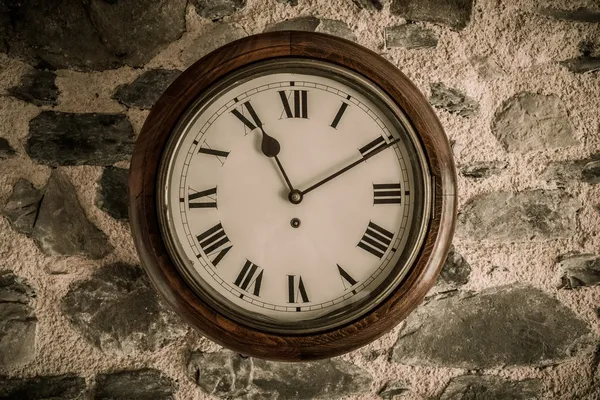
#> input picture clock.jpg, 600 x 400 px; the run also reads 1 picture not shown here
$ jupyter execute --allow-errors clock.ipynb
#> lines starting #> are read from the running program, lines starting #| are printed output that depends on the picture; after the words box and inside, x2 and y2 are one past the last pixel; in counts of white or black regions, pixels touching at a corner belong together
[cell 1]
# mode = int(input('mode:'))     #Считываем номер преобразования.

### Работа с изображением:

[cell 2]
from PIL import Image
import numpy as np
import matplotlib.pyplot as plt

[cell 3]
img = Image.open("clock.jpg") # загружаем картинку
#> img is the input picture: PIL image 600x400 RGB; mean R, G, B 115.9, 98.9, 77.8
img

[cell 4]
width = img.size[0]           #Определяем ширину.
#> width = 600
height = img.size[1]          #Определяем высоту.
#> height = 400

print("ширина:",width,"высота:",height)
#| ширина: 600 высота: 400

Функция для вывода картинки на экран:

[cell 5]
def show(img,title=None):  # для вывода черно-белой картинки
    plt.figure(figsize = (6,6))
    plt.imshow(img,  cmap="gray")

    if title is not None:
        plt.title(title)

    plt.axis("off")


def show_or(img,title=None):  # для вывода цветной картинки
    plt.figure(figsize = (6,6))
    plt.imshow(img)

    if title is not None:
        plt.title(title)

    plt.axis("off")

### Перевод изображения в чб различными способами:

Функция перехода к черно-белому изображению:

[cell 6]
def to_bw(img):
    return img.convert(mode = 'L')

[cell 7]
show(to_bw(img),'black-white')

[cell 8]
#img_arr = np.asarray(img)  # преобразовали картинку в массив
# im = Image.fromarray(A)  # из массива в картинку

[cell 9]
#pip install opencv-python
import cv2 as cv
print( cv.__version__ )

[cell 10]
# первеод в градации серого с помощью встроенной функции библиотеки cv
img_grey = cv.imread('clock.jpg', cv.IMREAD_GRAYSCALE) # сразу читаем изображение как чб
show(img_grey,'Часики в градациях серого')

Более подробно о приведенных ниже примерах можно почитать: https://docs.opencv.org/4.x/d7/d4d/tutorial_py_thresholding.html

Различные варианты преобразований в чб по пороговому значению:

[cell 11]
img = cv.imread('clock.jpg',0)
thresh = 128 # пороговое значение

ret,thresh1 = cv.threshold(img,thresh,255,cv.THRESH_BINARY)
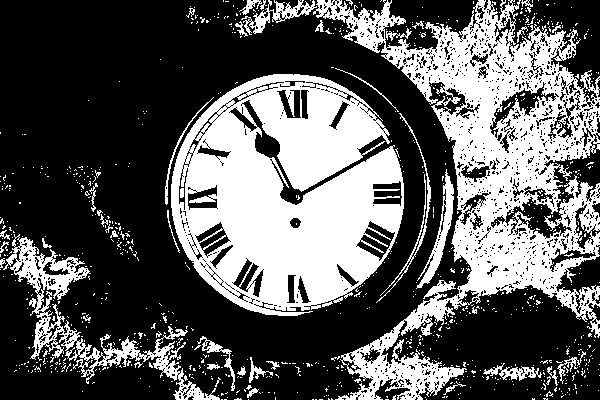
#> thresh1: shape (400, 600); 36.1% white; 906 white regions (865 under 20 px), largest, box (x1, y1, x2, y2) and area: (171, 74, 404, 316) 36986, (313, 0, 600, 400) 36631, (3, 234, 220, 400) 5340
#> ret = 128
ret,thresh2 = cv.threshold(img,thresh,255,cv.THRESH_BINARY_INV)
ret,thresh3 = cv.threshold(img,thresh,255,cv.THRESH_TRUNC)
ret,thresh4 = cv.threshold(img,thresh,255,cv.THRESH_TOZERO)
ret,thresh5 = cv.threshold(img,thresh,255,cv.THRESH_TOZERO_INV)
titles = ['Original Image','BINARY','BINARY_INV','TRUNC','TOZERO','TOZERO_INV']
images = [img, thresh1, thresh2, thresh3, thresh4, thresh5]
for i in range(6):
    plt.subplot(2,3,i+1),plt.imshow(images[i],'gray',vmin=0,vmax=255)
    plt.title(titles[i])
    plt.xticks([]),plt.yticks([])
plt.show()

Выделение контуров на изображении:
* оригинальное изображение
* cv.THRESH_BINARY - бинарное
* cv.ADAPTIVE_THRESH_MEAN_C - пороговое значение представляет собой среднее значение площади окрестности минус константа C
* cv.ADAPTIVE_THRESH_GAUSSIAN_C - пороговое значение представляет собой взвешенную по Гауссу сумму значений окрестности минус константа C

[cell 12]
img = cv.imread('clock.jpg',0)
img = cv.medianBlur(img,5)
#> img: shape (400, 600)

ret,th1 = cv.threshold(img,127,255,cv.THRESH_BINARY)
#> th1: shape (400, 600); 37.2% white; 106 white regions (71 under 20 px), largest, box (x1, y1, x2, y2) and area: (336, 0, 600, 400) 38962, (171, 74, 404, 316) 37877, (30, 293, 221, 400) 3521
th2 = cv.adaptiveThreshold(img,255,cv.ADAPTIVE_THRESH_MEAN_C,\
            cv.THRESH_BINARY,11,2)
#> th2: shape (400, 600); 62.4% white; 907 black regions (545 under 20 px), largest, box (x1, y1, x2, y2) and area: (24, 30, 472, 398) 13330, (160, 65, 426, 330) 6396, (136, 53, 443, 338) 5889
th3 = cv.adaptiveThreshold(img,255,cv.ADAPTIVE_THRESH_GAUSSIAN_C,\
            cv.THRESH_BINARY,11,2)
#> th3: shape (400, 600); 67.3% white; 1908 black regions (1425 under 20 px), largest, box (x1, y1, x2, y2) and area: (56, 0, 472, 398) 8912, (161, 65, 426, 330) 5518, (151, 55, 442, 337) 4191

titles = ['Original Image', 'Global Thresholding (v = 127)',
            'Adaptive Mean Thresholding', 'Adaptive Gaussian Thresholding']
images = [img, th1, th2, th3]

for i in range(4):
    plt.subplot(2,2,i+1),plt.imshow(images[i],'gray')
    plt.title(titles[i])
    plt.xticks([]),plt.yticks([])
plt.show()

Бинаризация Оцу - более умный автоматический выбор порога для бинаризации изображения:

[cell 13]
img = cv.imread('clock.jpg',0)

ret1,th1 = cv.threshold(img,127,255,cv.THRESH_BINARY) # сами задаем порог равный 127
#> th1: shape (400, 600); 36.5% white; 901 white regions (860 under 20 px), largest, box (x1, y1, x2, y2) and area: (241, 0, 600, 400) 37982, (171, 73, 404, 316) 37125, (0, 234, 220, 400) 5523

ret2,th2 = cv.threshold(img,0,255,cv.THRESH_BINARY+cv.THRESH_OTSU) # пороговое значение по Оцу
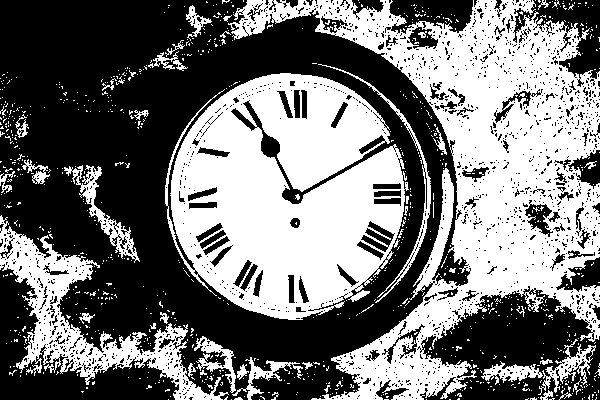
#> th2: shape (400, 600); 45.9% white; 891 white regions (849 under 20 px), largest, box (x1, y1, x2, y2) and area: (228, 0, 600, 400) 50873, (165, 73, 409, 320) 39980, (0, 215, 229, 400) 9338
#> ret2 = 105

blur = cv.GaussianBlur(img,(5,5),0) # пороговое значение Оцу после фильтрации по Гауссу (те размытия)
ret3,th3 = cv.threshold(blur,0,255,cv.THRESH_BINARY+cv.THRESH_OTSU)
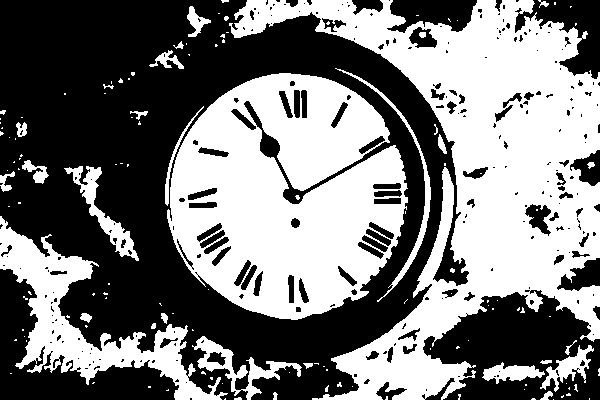
#> th3: shape (400, 600); 47.7% white; 135 white regions (104 under 20 px), largest, box (x1, y1, x2, y2) and area: (229, 0, 600, 400) 55324, (167, 73, 408, 320) 40145, (0, 216, 228, 400) 10518
#> ret3 = 103


images = [img, 0, th1,
          img, 0, th2,
          blur, 0, th3]
titles = ['Original Noisy Image','Histogram','Global Thresholding (v=127)',
          'Original Noisy Image','Histogram',"Otsu's Thresholding",
          'Gaussian filtered Image','Histogram',"Otsu's Thresholding"]

for i in range(3):
    plt.subplot(3,3,i*3+1),plt.imshow(images[i*3],'gray')
    plt.title(titles[i*3]), plt.xticks([]), plt.yticks([])
    plt.subplot(3,3,i*3+2),plt.hist(images[i*3].ravel(),256)
    plt.title(titles[i*3+1]), plt.xticks([]), plt.yticks([])
    plt.subplot(3,3,i*3+3),plt.imshow(images[i*3+2],'gray')
    plt.title(titles[i*3+2]), plt.xticks([]), plt.yticks([])
plt.show()

### Поиск контуров изображения:
Материал взят: https://habr.com/ru/post/676838/

[cell 14]
image = cv.imread('clock.jpg')
img_gray = cv.cvtColor(image, cv.COLOR_BGR2GRAY) # преобразовать изображение в формат оттенков серого

ret, thresh = cv.threshold(img_gray, 150, 255, cv.THRESH_BINARY) # переводим в бинарное изображение по порогу(150)
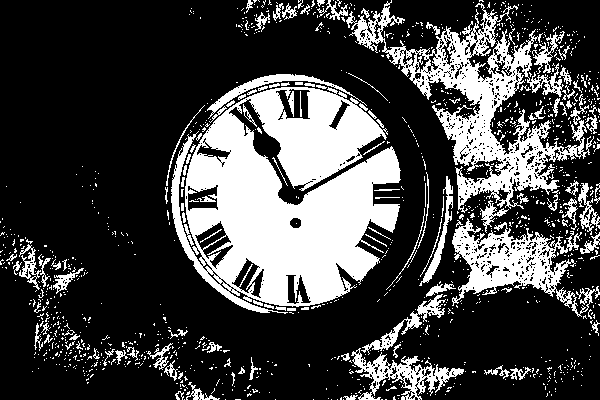
#> thresh: shape (400, 600); 27.1% white; 1225 white regions (1102 under 20 px)

# обнаруживаем контуры на двоичном изображении с помощью cv.CHAIN_APPROX_NONE
contours, hierarchy = cv.findContours(image=thresh, mode=cv.RETR_TREE, method=cv.CHAIN_APPROX_NONE)
#> contours = 2335 contours, 2196 with area under 20; largest, box (x1, y1, x2, y2) and area: (171, 87, 401, 314) 34475, (346, 0, 594, 213) 13493, (452, 218, 600, 317) 5296, (351, 348, 464, 400) 1896, (207, 74, 367, 119) 801

#create an empty image for contours
img_contours = np.uint8(np.zeros((img_gray.shape[0],img_gray.shape[1])))

cv.drawContours(img_contours, contours, -1, (255,255,255), 1)
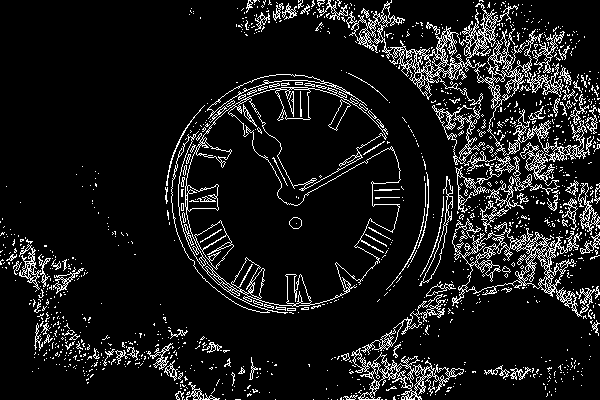
#> img_contours: shape (400, 600); 10% white in thin lines or dots

images = [img_gray, img_contours]
titles = ['origin','resalt' ]

for i in range(2):
    plt.subplot(2,2,i+1),plt.imshow(images[i],'gray')
    plt.title(titles[i])
    plt.xticks([]),plt.yticks([])
plt.show()

[cell 15]
#более крупно выводим результат
plt.imshow(img_contours, 'gray' ) # выводим итоговое изображение в окно
plt.title('res')

#cv.imwrite('C:\PRJ\PYTHON\image_processing\clock_border.jpeg', img_contours) # сохраняем изображение в файлы

##### Поиск контуров состоящих из n прямых (?)
Источник: https://vc.ru/dev/286152-poisk-obektov-cherez-opredelenie-ih-konturov-sredstvami-opencv

[cell 16]
img_area = np.uint8(np.zeros((img_gray.shape[0],img_gray.shape[1])))

for cont in contours:
    #сглаживание и определение количества углов
    sm = cv.arcLength(cont, True)
    apd = cv.approxPolyDP(cont, 0.02*sm, True)
    #выделение контуров
    if len(apd) == 4:
        cv.drawContours(img_area, [apd], -1, (255,255,255), 1)
#> this loop made 2335 passes
#> sm on passes 14, 16, 26: 8.83, 40.63, 12.49
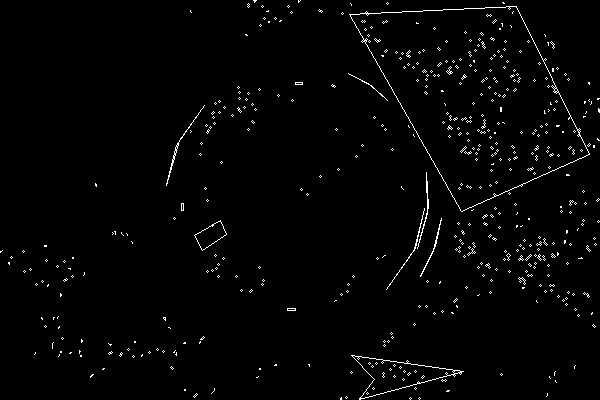
#> img_area: shape (400, 600); 1.7% white in thin lines or dots

# при длине контура 1 - получаем мелкий шум
# при длине контура 2-3 - часть циферблата
# при длине контура 4 - контур поймал весь шум сбоку

plt.imshow(img_area, 'gray' ) # выводим итоговое изображение в окно
plt.title('res')

##### Поиск окружностей на изображении с помощью cv.MinEnclosingCircle():
Источник: https://robocraft.ru/computervision/640

[cell 17]
# Идея: все контуры по очереди заключаем в окружности
img_round = np.uint8(np.zeros((img_gray.shape[0],img_gray.shape[1])))

radius_store = [] # храним все радиусы
center_store = [] # храним все центры окружностей


for cont in contours:
    (x,y),radius = cv.minEnclosingCircle(cont) # находим окружности
    center = (int(x),int(y))
    radius = int(radius)
    radius_store.append(radius)
    center_store.append(center)
#> this loop made 2335 passes
#> (x, y, radius) on passes 3 to 5: (343, 399, 0), (337, 399, 0), (331, 399, 0)
#> after the loop, center_store = 2335 pairs, first value 0 to 599, second value 0 to 399; radius_store = 2335 values, max 138 at index 1792, min 0 at index 0, mean 1.71
    #cv.circle(img_round, center, radius, (255,255,255), 2) # 2 - толщина контура
    #cv.drawContours(img_round, [apd], -1, (255,255,255), 1)


for i in range(5): # выводим 5 кругов с самым большим радиусом

    r = max(radius_store) # максимальный радиус
    ind = radius_store.index(r) # его индекс

    cv.circle(img_round, center_store[ind], r, (255,255,255), 2) # 2 - толщина контура
    cv.drawContours(img_round, [apd], -1, (255,255,255), 1)

    radius_store.pop(ind)
    center_store.pop(ind)
#> this loop made 5 passes
#> (r, ind) on passes 1 to 5: (138, 1792), (118, 1417), (79, 847), (79, 1541), (56, 292)
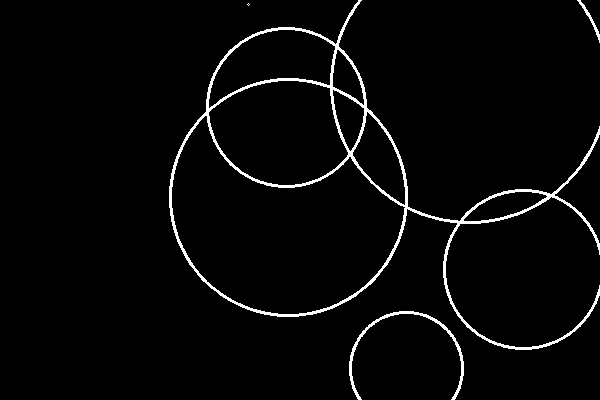
#> img_round: shape (400, 600); 3% white; 4 white regions (1 under 20 px), largest, box (x1, y1, x2, y2) and area: (169, 0, 600, 350) 6355, (349, 311, 464, 400) 736, (577, 0, 600, 43) 133
#> after the loop, center_store = 2330 pairs, first value 0 to 599, second value 0 to 399; radius_store = 2330 values, max 56 at index 1188, min 0 at index 0, mean 1.51


plt.imshow(img_round, 'gray' ) # выводим итоговое изображение в окно
plt.title('res')

#### Обнаружение прямых на изображении
Источник: https://russianblogs.com/article/54651126203/
* обнаружение границ с помощью cv.Canny -- https://docs.opencv.org/4.x/da/d22/tutorial_py_canny.html
* обнаружение прямых с помощью cv.HoughLines - не работает
* обнаружение прямых с помощью cv.HoughLinesP - работает, явл улучшением предыдущего
* документация для последних двух -- https://docs.opencv.org/3.4/d9/db0/tutorial_hough_lines.html

[cell 18]
img_grey = cv.imread('clock.jpg', cv.IMREAD_GRAYSCALE) # сразу читаем изображение как чб

# алгоритм обнаружения границ
edges = cv.Canny(img_grey, threshold1=250, threshold2=400)
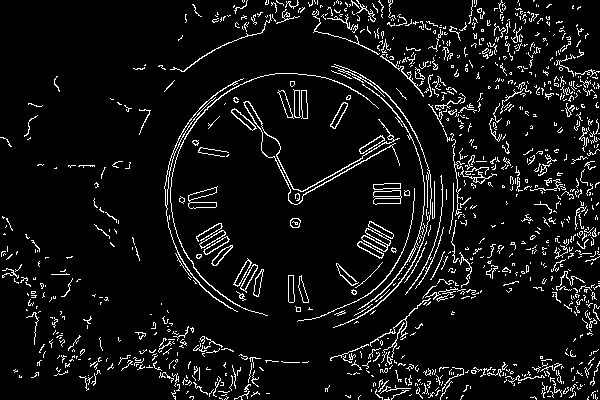
#> edges: shape (400, 600); 7.2% white in thin lines or dots

plt.imshow(edges, 'gray' ) # выводим итоговое изображение в окно

[cell 19]
img_line = np.uint8(np.zeros((img_gray.shape[0],img_gray.shape[1])))

# Функция HoughLines ()
#lines = cv.HoughLines(edges, rho = 1, theta = 1 * np.pi/180, threshold=120, srn=0, stn = 0, min_theta=1, max_theta=2)
lines = cv.HoughLines(edges, 1, np.pi / 180, 100, None, 0, 0)
#> lines = [[317, 1.06], [324, 1.03], [320, 1.03], [321, 1.05], [366, 0.785], [314, 1.06], [-233, 2.36], [307, 1.1], [501, 0.436], [361, 0.785], [334, 0.96], [303, 1.12]]

#for i in range(0, len(lines)):
if lines is not None:
    for i in range(0, len(lines)):
        rho, theta = lines[i][0][0], lines[i][0][1]
        a = np.cos(theta)
        b = np.sin(theta)
        x0 = a*rho
        y0 = b*rho
        x1 = int(x0 + 1000*(-b))
        y1 = int(y0 + 1000*(a))
        x2 = int(x0 - 1000*(-b))
        y2 = int(y0 - 1000*(a))
       #cv.line(img_line, (x1, y1), (x2, y2), (255, 255, 255), 2)
        cv.line(img_line,(x1, y1), (x2, y2), (255,255,255), 2, cv.LINE_AA)
#> this loop made 12 passes
#> (rho, theta, a, b, x0, y0, x1, y1) on passes 1 to 12: (317, 1.06, 0.485, 0.875, 153.7, 277.3, -720, 762), (324, 1.03, 0.515, 0.857, 166.9, 277.7, -690, 792), (320, 1.03, 0.515, 0.857, 164.8, 274.3, -692, 789), (321, 1.05, 0.5, 0.866, 160.5, 278, -705, 777), (366, 0.785, 0.707, 0.707, 258.8, 258.8, -448, 965), (314, 1.06, 0.485, 0.875, 152.2, 274.6, -722, 759), (-233, 2.36, -0.707, 0.707, 164.8, -164.8, -542, -871), (307, 1.1, 0.454, 0.891, 139.4, 273.5, -751, 727), (501, 0.436, 0.906, 0.423, 454.1, 211.7, 31, 1118), (361, 0.785, 0.707, 0.707, 255.3, 255.3, -451, 962), (334, 0.96, 0.574, 0.819, 191.6, 273.6, -627, 847), (303, 1.12, 0.438, 0.899, 132.8, 272.3, -765, 710)
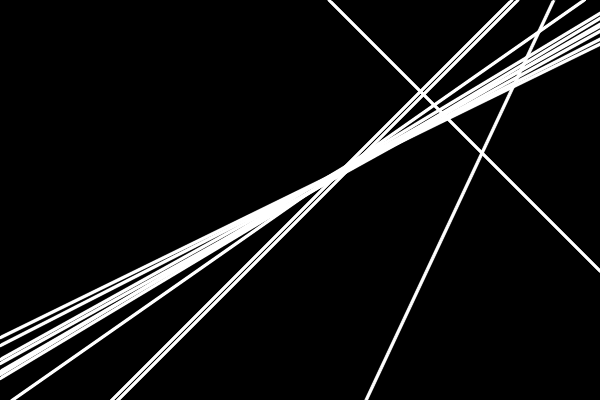
#> img_line: shape (400, 600); min 0, max 255, mean 20.4

plt.imshow(img_line, 'gray' ) # выводим итоговое изображение в окно
plt.title('res')

[cell 20]
img_line_2 = np.uint8(np.zeros((img_gray.shape[0],img_gray.shape[1])))

# Функция HoughLinesP ()
lines_p = cv.HoughLinesP(edges, rho = 1, theta = np.pi/180, threshold = 50, minLineLength= 31, maxLineGap=3)
#> lines_p = 15 rows, first 6: [299, 197, 394, 143], [295, 195, 355, 161], [415, 244, 423, 211], [314, 318, 361, 298], [332, 175, 393, 137], [272, 361, 303, 362]
# minLineLength - минимальная длина найденных линий
# maxLineGap=5 - максимальный зазор между точками линии

for i in range(len(lines_p)):
    x_1, y_1, x_2, y_2 = lines_p[i][0]
    cv.line(img_line_2, (x_1, y_1), (x_2, y_2), (255, 255, 255), 2)
#> this loop made 15 passes
#> (x_1, y_1, x_2, y_2) on passes 1 to 12: (299, 197, 394, 143), (295, 195, 355, 161), (415, 244, 423, 211), (314, 318, 361, 298), (332, 175, 393, 137), (272, 361, 303, 362), (279, 162, 297, 193), (414, 131, 429, 171), (410, 228, 414, 197), (413, 142, 423, 175), (196, 256, 227, 236), (273, 156, 289, 187)
#> img_line_2: shape (400, 600); 0.82% white; 10 white regions, largest, box (x1, y1, x2, y2) and area: (272, 136, 396, 199) 877, (195, 235, 230, 260) 243, (313, 297, 363, 320) 138

plt.imshow(img_line_2, 'gray' ) # выводим итоговое изображение в окно
plt.title('res')

### Удаление шума с изображения
Источники: https://habr.com/ru/post/651989/

1. С помощью размытия

[cell 21]
my_photo = cv.imread('clock_border.jpeg') # читаем контурное изображение

average_image = cv.blur(my_photo,(7,7))
plt.imshow(average_image, 'gray' )
plt.title('blur')

2. Применение Гауссовского фильтра

[cell 22]
my_photo = cv.imread('clock_border.jpeg') # читаем контурное изображение

gaussian_image  = cv.GaussianBlur(my_photo,(7,7),0)
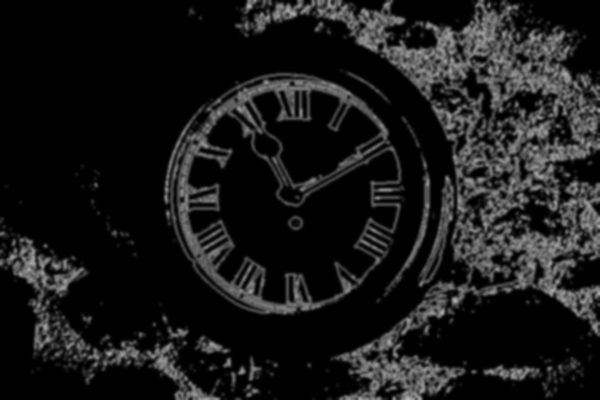
#> gaussian_image: shape (400, 600, 3); min 0, max 182, mean 25.6
plt.imshow(gaussian_image, 'gray' )
plt.title('gaussian')

* Поиск контуров (пороговая фильтрация + бинаризация Отцу) - https://russianblogs.com/article/4547481427/
* преобразование Хафа поиск прямых и окружностей - https://robocraft.ru/computervision/502
* вейвлет фильтрация шумов (спектрограммы) - https://habr.com/ru/post/459922/
* поиск контура (теория с пар) - https://habr.com/ru/post/467611/

### Предобработка наших фотографий

[cell 23]
from PIL import Image
import numpy as np
import matplotlib.pyplot as plt
import cv2 as cv

[cell 24]
# звгружаем все фотографии

path = 'C:\PRJ\PYTHON\image_processing\clock'
img = []

for i in range(11):
    filename = str(i+1) + '.jpg'
    temp = cv.imread("{}/{}".format(path, filename),0)
    img.append(temp)

[cell 25]
# первеодим изображения в бинарные

thresh = 128 # пороговое значение
#> thresh = 128
img_bin = []

for i in range(len(img)):
    ret,i = cv.threshold(img[i],thresh,255,cv.THRESH_BINARY)
    img_bin.append(i)
#> this loop made 11 passes
#> after the loop, img_bin = 11 items

#> (the rest of this cell did not finish here and is left out)
